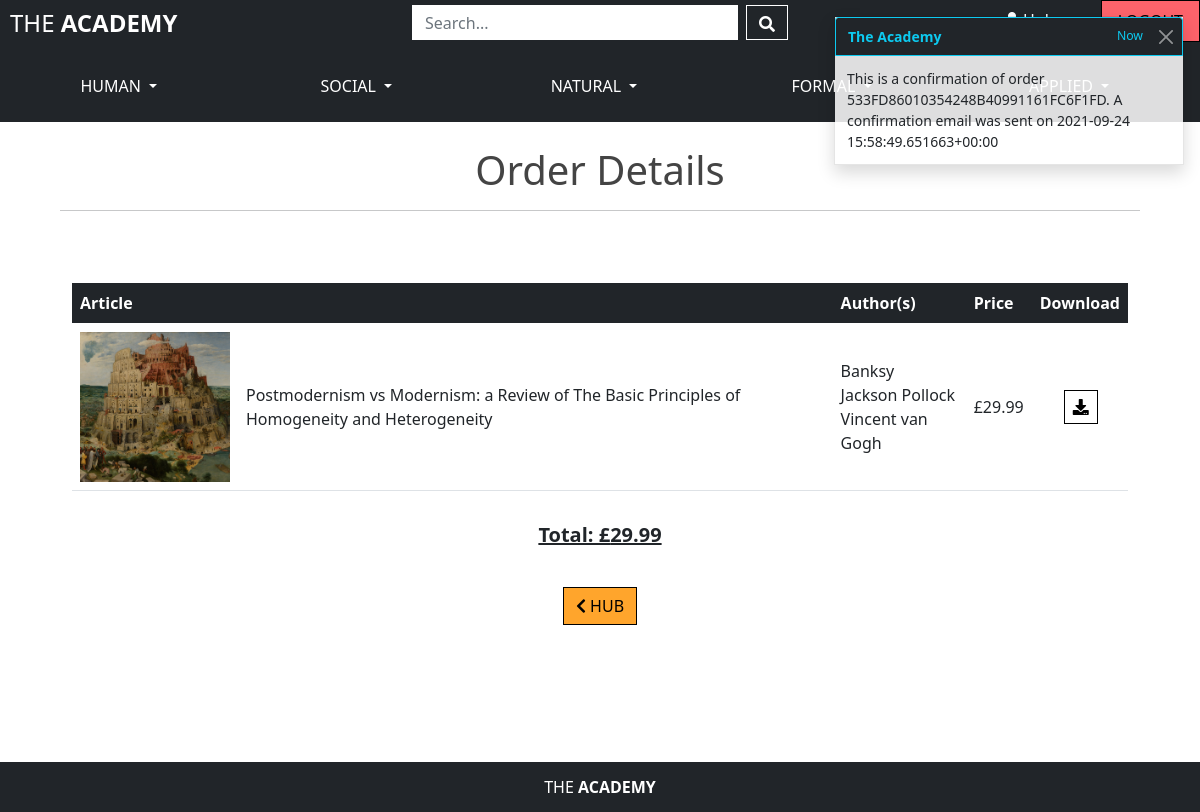
The page /academics/order_history/533FD86010354248B40991161FC6F1FD (signed in) on the database its author committed.
### articles/models.py (models this page shows, shortened)
class Article(models.Model):
    proposal = models.BooleanField(default=False)
    title = models.CharField(max_length=200)
    authors = models.ManyToManyField(Academic)  # ['Einstein', 'Tesla', etc.]
    subjects = models.ManyToManyField(Subject)  # ['history', 'maths', etc.]
    article = models.FileField(upload_to='uploads/')  # Article itself
    date = models.DateField()
    summary = models.TextField()
    rating = models.DecimalField(max_digits=2, decimal_places=1,
                                 null=True, blank=True)
    price = models.DecimalField(max_digits=6, decimal_places=2)
    image = models.ImageField(default='noimage.jpeg', blank=True)
    stakers = models.DecimalField(max_digits=6, decimal_places=0, default=0,
                                  null=True, blank=True)
    class Meta:
        ordering = ['title']

### academics/models.py (models this page shows)
class Academic(models.Model):
    user = models.OneToOneField(User, on_delete=models.CASCADE,
                                related_name='academic', null=True)
    name = models.CharField(max_length=70)
    username = models.CharField(max_length=15)
    default_email = models.EmailField(max_length=254, blank=True)
    default_phone_number = models.CharField(max_length=20, blank=True)
    default_street_address1 = models.CharField(max_length=80, blank=True)
    default_street_address2 = models.CharField(max_length=80, blank=True)
    default_town_or_city = models.CharField(max_length=40, blank=True)
    default_county = models.CharField(max_length=80, blank=True)
    default_postcode = models.CharField(max_length=20, blank=True)
    default_country = CountryField(blank_label='Country', blank=True)
    about = models.TextField()
    level = models.DecimalField(max_digits=4, decimal_places=1, null=True,
                                blank=True)
    image = models.ImageField(default='noimage.jpeg',
                              blank=True)
    following = models.ManyToManyField('self', symmetrical=False, blank=True)
    class Meta:
        ordering = ['name']
    def __str__(self):
        return self.name

### checkout/models.py (models this page shows, shortened)
class Order(models.Model):
    academic = models.ForeignKey(Academic, on_delete=models.SET_NULL,
                                 null=True, blank=True,
                                 related_name='orders')
    order_number = models.CharField(max_length=32, null=False, editable=False)
    date = models.DateTimeField(auto_now_add=True)
    full_name = models.CharField(max_length=50, null=False, blank=False)
    email = models.EmailField(max_length=254, null=False, blank=False)
    phone_number = models.CharField(max_length=20, null=False, blank=False)
    country = CountryField(blank_label='Country *', null=False, blank=False)
    postcode = models.CharField(max_length=20, blank=True)
    town_or_city = models.CharField(max_length=40, null=False, blank=False)
    street_address1 = models.CharField(max_length=80, null=False, blank=False)
    street_address2 = models.CharField(max_length=80, blank=True)
    county = models.CharField(max_length=80, blank=True)
    order_items = models.ManyToManyField(Article)
    order_total = models.DecimalField(max_digits=10, decimal_places=2,
                                      null=False, default=0)
    original_bag = models.TextField(null=False, blank=False, default='')
    stripe_pid = models.CharField(max_length=254, null=False, blank=False,
                                  default='')

### academics/views.py (the view)
# urls.py: path('order_history/<order_number>', views.order_history, name='order_history'),
def order_history(request, order_number):
    order = get_object_or_404(Order, order_number=order_number)
    academic = Academic.objects.get(user=request.user)
    messages.info(request, f'This is a confirmation of order {order_number}. \
                  A confirmation email was sent on {order.date}')
    template = 'checkout/checkout_success.html'
    context = {
        'order': order,
        'from_profile': True,  # To tailor return button
        'academic': academic,
    }
    return render(request, template, context)

### bag/contexts.py (called while the page is built, shortened)
def bag_contents(request):
    bag_articles = []
    bag_total = 0
    article_count = 0
    bag = request.session.get('bag', {})
    context = {
        'bag_articles': bag_articles,
        'bag_total': bag_total,
        'article_count': article_count,
    }
    return context

### checkout/templates/checkout/checkout_success.html (shortened to what this page needs)
{% extends "base.html" %}
{% load static %}
{% block content %}
    <div id="main-content" class="container">
        <div class="row">
            {% if from_profile %}
                <h1 id="header" class="text-center mt-4">Order Details</h1>
            {% else %}
                <h1 id="header" class="text-center mt-4">Success!</h1>
            {% endif %}
            <hr class="mt-2 mb-5">
            <div id="responsive-table-box" class="table-responsive mt-4">
                <table id="responsive-table" class="table">
                    <thead class="table-dark">
                        <tr>
                            <th scope="col" colspan="4">Article</th>
                            <th scope="col" colspan="1"></th>
                            <th scope="col" colspan="2">Author(s)</th>
                            <th scope="col" colspan="2">Price</th>
                            <th scope="col">Download</th>
                        </tr>
                    </thead>
                    <tbody>
                        {% for article in order.order_items.all %}
                            <tr>
                                <td colspan="1">
                                    <a class="article-img" href="{{ article.image.url }}" target="_blank">
                                        <img class="bag-img" src="{{ article.image.url }}"  alt="{{ article.image.name }}">
                                    </a>
                                </td>
                                <td colspan="4" class="align-middle">{{ article.title }}</td>
                                <td colspan="2" class="align-middle">{% for author in article.authors.all %}{% if not forloop.counter == 1 %}<br>{% endif %}{{ author }}{% endfor %}</td>
                                <td colspan="2" class="align-middle">£{{ article.price }}</td>
                                <td class="align-middle">
                                    <a class="btn btn-white ms-4 px-2 py-1" href="{{ article.article }}" download>
                                    <i class="fas fa-download"></i>
                                </a></td>
                            </tr>
                        {% endfor %}
                    </tbody>
                </table>
            </div>
            <div class="text-center py-3">
                <h5 class="underline"><strong>Total: £{{ order.order_total|floatformat:2 }}</strong></h5>
            </div>
            {% if from_profile %}
                <div class="text-center my-3">
                    <a class="btn btn-orange" href="{% url 'academic_profile' academic.id %}">
                        <i class="fas fa-chevron-left"></i>
                        HUB
                    </a>
                </div>
            {% endif %}
            </div>
        </div>
    </div>
{% endblock %}

### static/css/base.css (style rules this page uses)
:root { --orange-peel: #ffa52c; --medium-aquamarine: #35db95; --fiery-rose: #fd636b; --maya-blue: #63bafd; --black-border: 1px solid black; --square-border: 0px; }
.btn { border: var(--black-border); border-radius: var(--square-border); text-transform: uppercase; }
.btn-orange, .btn-orange:hover { background-color: var(--orange-peel); color: black; }
.btn-white, .btn-white:hover { background-color: white; color: black; }
a:not(.dropdown-item):not(.article-img):not(.profile-img), .btn { display: inline-block; transition: transform 0.2s ease-in-out; }
.underline { text-decoration: underline; }
#header { color: #444444; }
#main-content { min-height: 80vh; max-width: 90%; }
#responsive-table-box { max-height: 400px; overflow-y: auto; }
#responsive-table { min-width: 800px; }
.bag-img { width: 150px; height: 150px; object-fit: cover; }

### rows shown on the page
Article: image (picture), title "Postmodernism vs Modernism: a Review of The Basic Principles of Homogeneity and Heterogeneity", price "29.99"
Academic: name "Banksy"
Academic: name "Jackson Pollock"
Academic: name "Vincent van Gogh"
Order: order_total "29.99"

### other values the page prints
{{ message }} "This is a confirmation of order 533FD86010354248B40991161FC6F1FD. A confirmation email was sent on 2021-09-24 15:58:49.651663+00:00"
